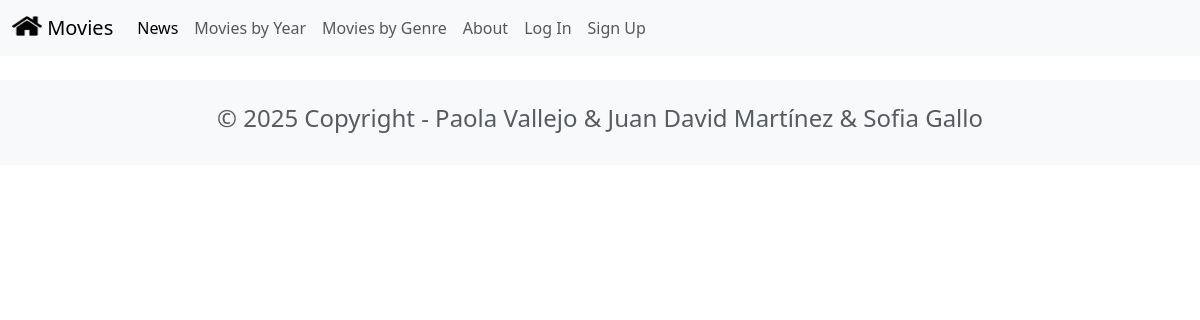
The page /news/ on the database as committed earlier.
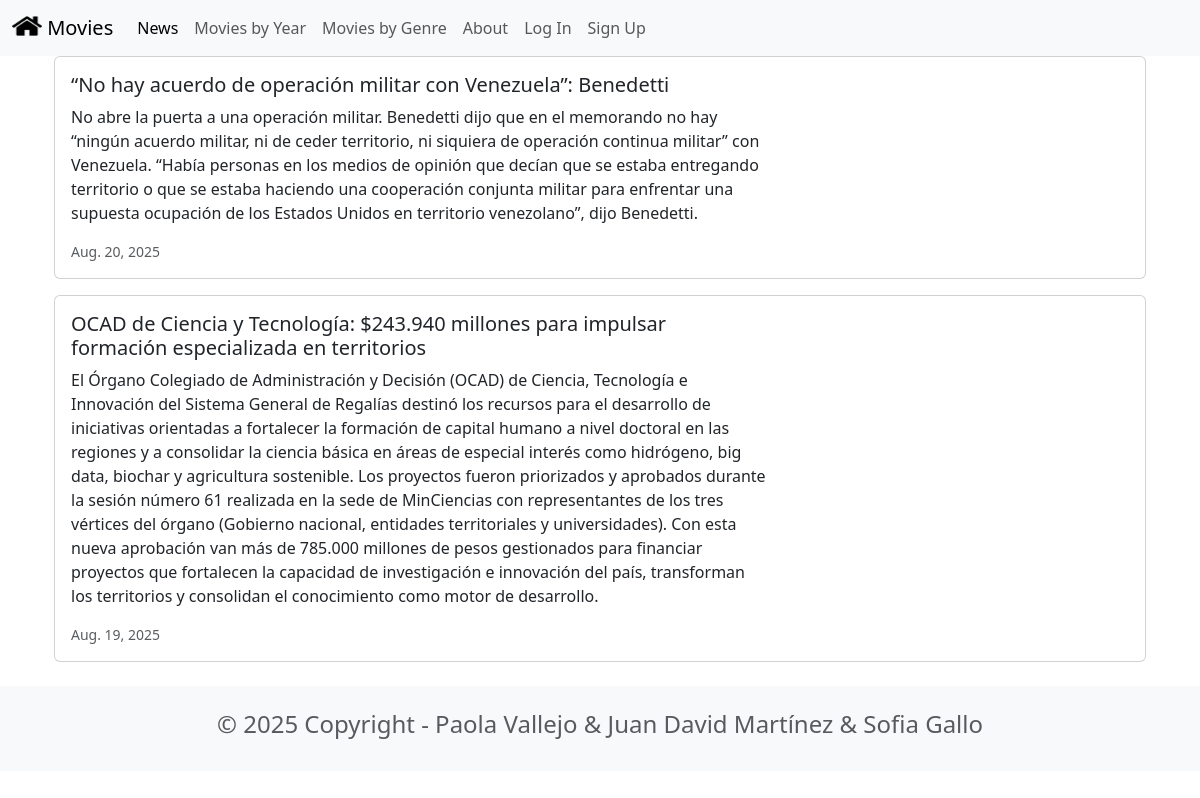
The same page on the database as committed later.
### news/models.py (models this page shows, shortened)
class News(models.Model):
    headline = models.CharField(max_length=200)
    body = models.TextField()
    date = models.DateField()

### news/views.py (the view)
# urls.py: path('news/', include('news.urls')),
def news(request):
    newss= News.objects.all().order_by('-date')
    return render(request, 'news.html', {'newss': newss})

### news/templates/news.html (shortened to what this page needs)
<head>
<link href="https://cdn.jsdelivr.net/npm/bootstrap@5.3.7/dist/css/bootstrap.min.css" rel="stylesheet">
</head>
{% extends 'base.html' %}
{% block content %}
<div class="container">
    {% for news in newss %}
    <div class="card mb-3" >
        <div class="row g-0">
            <div class="col-md-8">
                <div class="card-body">
                    <h5 class="card-title">{{ news.headline }}</h5>
                    <p class="card-text">{{ news.body }}</p>
                    <p class="card-text"><small class="text-muted">{{ news.date }}</small></p>
                </div>
            </div>
        </div>
    </div>
    {% endfor %}
</div>
{% endblock content %}

### moviereviews/templates/base.html (shortened to what this page needs)
<!DOCTYPE html>
<html lang="en">
<head>
    <link href="https://cdn.jsdelivr.net/npm/bootstrap@5.3.7/dist/css/bootstrap.min.css" rel="stylesheet">
</head>
<body>
<nav class="navbar navbar-expand-lg bg-body-tertiary">
    <div class="container-fluid">
        <a class="navbar-brand" href="{% url 'home' %}">
            {% load static %}
            <img src="{% static 'images/home.png' %}" alt="" width="30" height="24"
                class ="d-inline-block align-text-top"/>
            Movies
        </a>
        <div class="collapse navbar-collapse" id="navbarSupportedContent">
            <ul class="navbar-nav me-auto mb-2 mb-lg-0">
                <li class="nav-item">
                    <a class="nav-link active" aria-current="page" href="{% url 'news' %}">News</a>
                </li>
                <li class="nav-item">
                    <a class="nav-link" href="{% url 'statistics' %}">Movies by Year</a>
                </li>
                <li class="nav-item">
                    <a class="nav-link" href="{% url 'genre_stats' %}">Movies by Genre</a>
                </li>
                <li class="nav-item">
                    <a class="nav-link" href="{% url 'about' %}">About</a>
                </li>
                <li class="nav-item">
                    <a class="nav-link" href="#">Log In</a>
                </li>
                <li class="nav-item">
                    <a class="nav-link" href="#">Sign Up</a>
                </li>
            </ul>
        </div>
    </div>
</nav>
<div class="container">
    {% block content %}
    {% endblock content %}
</div>
<footer class="text-center text-lg-start bg-light text-muted mt-4">
    <div class="container">
         <div class="row">
             <div class="text-center p-4">
             <h4>© 2025 Copyright - Paola Vallejo & Juan David Martínez & Sofia Gallo</h4>
             </div>
        </div>
    </div>
</footer>
</body>
</html>

Rows that differ between the two databases and show on the page:
added News: headline "“No hay acuerdo de operación militar con Venezuela”: Benedetti", body "No abre la puerta a una operación militar. Benedetti dijo que en el memorando no hay “ningún acuerdo militar, ni de ceder territorio, ni siquiera de operación continua militar” con Venezuela. “Había personas en los medios de opinión que decían que se estaba entregando territorio o que se estaba haciendo una cooperación conjunta militar para enfrentar una supuesta ocupación de los Estados Unidos en territorio venezolano”, dijo Benedetti.", date "Aug. 20, 2025"
added News: headline "OCAD de Ciencia y Tecnología: $243.940 millones para impulsar formación especializada en territorios", body "El Órgano Colegiado de Administración y Decisión (OCAD) de Ciencia, Tecnología e Innovación del Sistema General de Regalías destinó los recursos para el desarrollo de iniciativas orientadas a fortalecer la formación de capital humano a nivel doctoral en las regiones y a consolidar la ciencia básica en áreas de especial interés como hidrógeno, big data, biochar y agricultura sostenible. Los proyectos fueron priorizados y aprobados durante la sesión número 61 realizada en la sede de MinCiencias con representantes de los tres vértices del órgano (Gobierno nacional, entidades territoriales y universidades). Con esta nueva aprobación van más de 785.000 millones de pesos gestionados para…", date "Aug. 19, 2025"
